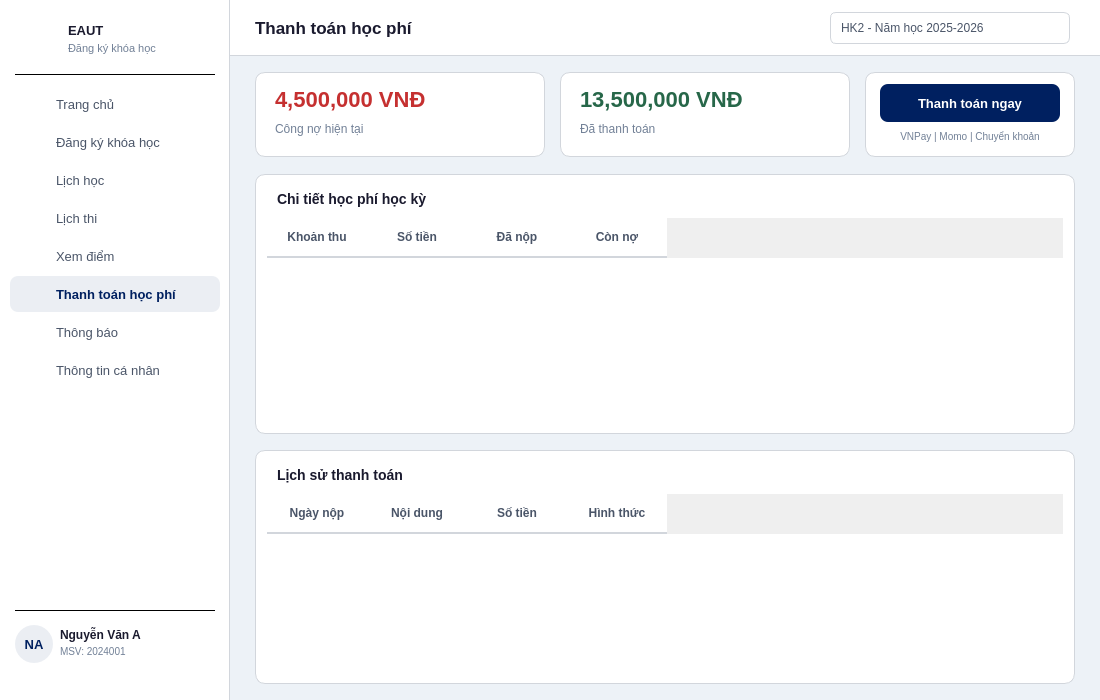
<?xml version="1.0" encoding="UTF-8"?>
<ui version="4.0">
 <class>Tuition</class>
 <widget class="QWidget" name="Tuition">
  <property name="geometry"><rect><x>0</x><y>0</y><width>1100</width><height>700</height></rect></property>
  <property name="minimumSize"><size><width>1100</width><height>700</height></size></property>
  <property name="windowTitle"><string>EAUT - Thanh toán học phí</string></property>
  <property name="styleSheet"><string notr="true">QWidget#Tuition { background: #edf2f7; }</string></property>

  <!-- SIDEBAR -->
  <widget class="QFrame" name="sidebar">
   <property name="geometry"><rect><x>0</x><y>0</y><width>230</width><height>700</height></rect></property>
   <property name="styleSheet"><string notr="true">QFrame#sidebar { background: #ffffff; border-right: 1px solid #d2d6dc; }</string></property>
   <property name="frameShape"><enum>QFrame::NoFrame</enum></property>

   <widget class="QLabel" name="lblSidebarLogo"><property name="geometry"><rect><x>20</x><y>20</y><width>42</width><height>42</height></rect></property><property name="styleSheet"><string notr="true">background: transparent;</string></property><property name="text"><string/></property><property name="scaledContents"><bool>true</bool></property></widget>
   <widget class="QLabel" name="lblSidebarSchool"><property name="geometry"><rect><x>68</x><y>20</y><width>150</width><height>20</height></rect></property><property name="styleSheet"><string notr="true">color: #1a1a2e; font-size: 13px; font-weight: bold; background: transparent;</string></property><property name="text"><string>EAUT</string></property></widget>
   <widget class="QLabel" name="lblSidebarSub"><property name="geometry"><rect><x>68</x><y>40</y><width>150</width><height>16</height></rect></property><property name="styleSheet"><string notr="true">color: #718096; font-size: 11px; background: transparent;</string></property><property name="text"><string>Đăng ký khóa học</string></property></widget>
   <widget class="QFrame" name="sepTop"><property name="geometry"><rect><x>15</x><y>74</y><width>200</width><height>1</height></rect></property><property name="styleSheet"><string notr="true">background: #d2d6dc;</string></property><property name="frameShape"><enum>QFrame::HLine</enum></property></widget>

   <widget class="QPushButton" name="btnHome"><property name="geometry"><rect><x>10</x><y>86</y><width>210</width><height>36</height></rect></property><property name="styleSheet"><string notr="true">QPushButton { background: transparent; color: #4a5568; border: none; border-radius: 8px; text-align: left; padding-left: 46px; font-size: 13px; } QPushButton:hover { background: #edf2f7; }</string></property><property name="text"><string>Trang chủ</string></property><property name="cursor"><cursorShape>PointingHandCursor</cursorShape></property></widget>
   <widget class="QLabel" name="iconHome"><property name="geometry"><rect><x>24</x><y>94</y><width>18</width><height>18</height></rect></property><property name="styleSheet"><string notr="true">background: transparent;</string></property><property name="text"><string/></property><property name="scaledContents"><bool>true</bool></property></widget>

   <widget class="QPushButton" name="btnRegister"><property name="geometry"><rect><x>10</x><y>124</y><width>210</width><height>36</height></rect></property><property name="styleSheet"><string notr="true">QPushButton { background: transparent; color: #4a5568; border: none; border-radius: 8px; text-align: left; padding-left: 46px; font-size: 13px; } QPushButton:hover { background: #edf2f7; }</string></property><property name="text"><string>Đăng ký khóa học</string></property><property name="cursor"><cursorShape>PointingHandCursor</cursorShape></property></widget>
   <widget class="QLabel" name="iconRegister"><property name="geometry"><rect><x>24</x><y>132</y><width>18</width><height>18</height></rect></property><property name="styleSheet"><string notr="true">background: transparent;</string></property><property name="text"><string/></property><property name="scaledContents"><bool>true</bool></property></widget>

   <widget class="QPushButton" name="btnSchedule"><property name="geometry"><rect><x>10</x><y>162</y><width>210</width><height>36</height></rect></property><property name="styleSheet"><string notr="true">QPushButton { background: transparent; color: #4a5568; border: none; border-radius: 8px; text-align: left; padding-left: 46px; font-size: 13px; } QPushButton:hover { background: #edf2f7; }</string></property><property name="text"><string>Lịch học</string></property><property name="cursor"><cursorShape>PointingHandCursor</cursorShape></property></widget>
   <widget class="QLabel" name="iconSchedule"><property name="geometry"><rect><x>24</x><y>170</y><width>18</width><height>18</height></rect></property><property name="styleSheet"><string notr="true">background: transparent;</string></property><property name="text"><string/></property><property name="scaledContents"><bool>true</bool></property></widget>

   <widget class="QPushButton" name="btnExam"><property name="geometry"><rect><x>10</x><y>200</y><width>210</width><height>36</height></rect></property><property name="styleSheet"><string notr="true">QPushButton { background: transparent; color: #4a5568; border: none; border-radius: 8px; text-align: left; padding-left: 46px; font-size: 13px; } QPushButton:hover { background: #edf2f7; }</string></property><property name="text"><string>Lịch thi</string></property><property name="cursor"><cursorShape>PointingHandCursor</cursorShape></property></widget>
   <widget class="QLabel" name="iconExam"><property name="geometry"><rect><x>24</x><y>208</y><width>18</width><height>18</height></rect></property><property name="styleSheet"><string notr="true">background: transparent;</string></property><property name="text"><string/></property><property name="scaledContents"><bool>true</bool></property></widget>

   <widget class="QPushButton" name="btnGrades"><property name="geometry"><rect><x>10</x><y>238</y><width>210</width><height>36</height></rect></property><property name="styleSheet"><string notr="true">QPushButton { background: transparent; color: #4a5568; border: none; border-radius: 8px; text-align: left; padding-left: 46px; font-size: 13px; } QPushButton:hover { background: #edf2f7; }</string></property><property name="text"><string>Xem điểm</string></property><property name="cursor"><cursorShape>PointingHandCursor</cursorShape></property></widget>
   <widget class="QLabel" name="iconGrades"><property name="geometry"><rect><x>24</x><y>246</y><width>18</width><height>18</height></rect></property><property name="styleSheet"><string notr="true">background: transparent;</string></property><property name="text"><string/></property><property name="scaledContents"><bool>true</bool></property></widget>

   <widget class="QPushButton" name="btnTuition"><property name="geometry"><rect><x>10</x><y>276</y><width>210</width><height>36</height></rect></property><property name="styleSheet"><string notr="true">QPushButton { background: rgba(0,32,96,0.08); color: #002060; border: none; border-radius: 8px; text-align: left; padding-left: 46px; font-size: 13px; font-weight: bold; }</string></property><property name="text"><string>Thanh toán học phí</string></property><property name="cursor"><cursorShape>PointingHandCursor</cursorShape></property></widget>
   <widget class="QLabel" name="iconTuition"><property name="geometry"><rect><x>24</x><y>284</y><width>18</width><height>18</height></rect></property><property name="styleSheet"><string notr="true">background: transparent;</string></property><property name="text"><string/></property><property name="scaledContents"><bool>true</bool></property></widget>

   <widget class="QPushButton" name="btnNotice"><property name="geometry"><rect><x>10</x><y>314</y><width>210</width><height>36</height></rect></property><property name="styleSheet"><string notr="true">QPushButton { background: transparent; color: #4a5568; border: none; border-radius: 8px; text-align: left; padding-left: 46px; font-size: 13px; } QPushButton:hover { background: #edf2f7; }</string></property><property name="text"><string>Thông báo</string></property><property name="cursor"><cursorShape>PointingHandCursor</cursorShape></property></widget>
   <widget class="QLabel" name="iconNotice"><property name="geometry"><rect><x>24</x><y>322</y><width>18</width><height>18</height></rect></property><property name="styleSheet"><string notr="true">background: transparent;</string></property><property name="text"><string/></property><property name="scaledContents"><bool>true</bool></property></widget>

   <widget class="QPushButton" name="btnProfile"><property name="geometry"><rect><x>10</x><y>352</y><width>210</width><height>36</height></rect></property><property name="styleSheet"><string notr="true">QPushButton { background: transparent; color: #4a5568; border: none; border-radius: 8px; text-align: left; padding-left: 46px; font-size: 13px; } QPushButton:hover { background: #edf2f7; }</string></property><property name="text"><string>Thông tin cá nhân</string></property><property name="cursor"><cursorShape>PointingHandCursor</cursorShape></property></widget>
   <widget class="QLabel" name="iconProfile"><property name="geometry"><rect><x>24</x><y>360</y><width>18</width><height>18</height></rect></property><property name="styleSheet"><string notr="true">background: transparent;</string></property><property name="text"><string/></property><property name="scaledContents"><bool>true</bool></property></widget>

   <widget class="QFrame" name="sepBottom"><property name="geometry"><rect><x>15</x><y>610</y><width>200</width><height>1</height></rect></property><property name="styleSheet"><string notr="true">background: #d2d6dc;</string></property><property name="frameShape"><enum>QFrame::HLine</enum></property></widget>
   <widget class="QLabel" name="lblAvatar"><property name="geometry"><rect><x>15</x><y>625</y><width>38</width><height>38</height></rect></property><property name="styleSheet"><string notr="true">background: rgba(0,32,96,0.08); border-radius: 19px; color: #002060; font-size: 13px; font-weight: bold;</string></property><property name="text"><string>NA</string></property><property name="alignment"><set>Qt::AlignCenter</set></property></widget>
   <widget class="QLabel" name="lblStudentName"><property name="geometry"><rect><x>60</x><y>626</y><width>110</width><height>17</height></rect></property><property name="styleSheet"><string notr="true">color: #1a1a2e; font-size: 12px; font-weight: bold; background: transparent;</string></property><property name="text"><string>Nguyễn Văn A</string></property></widget>
   <widget class="QLabel" name="lblStudentId"><property name="geometry"><rect><x>60</x><y>644</y><width>110</width><height>15</height></rect></property><property name="styleSheet"><string notr="true">color: #718096; font-size: 10px; background: transparent;</string></property><property name="text"><string>MSV: 2024001</string></property></widget>
   <widget class="QLabel" name="iconLogout"><property name="geometry"><rect><x>191</x><y>635</y><width>18</width><height>18</height></rect></property><property name="styleSheet"><string notr="true">background: transparent;</string></property><property name="text"><string/></property><property name="scaledContents"><bool>true</bool></property></widget>
   <widget class="QPushButton" name="btnLogout"><property name="geometry"><rect><x>183</x><y>627</y><width>34</width><height>34</height></rect></property><property name="styleSheet"><string notr="true">QPushButton { background: transparent; border: none; } QPushButton:hover { background: #fce8e6; border-radius: 8px; }</string></property><property name="text"><string/></property><property name="cursor"><cursorShape>PointingHandCursor</cursorShape></property><property name="toolTip"><string>Đăng xuất</string></property></widget>
  </widget>

  <!-- CONTENT -->
  <widget class="QFrame" name="contentArea">
   <property name="geometry"><rect><x>230</x><y>0</y><width>870</width><height>700</height></rect></property>
   <property name="styleSheet"><string notr="true">QFrame#contentArea { background: #edf2f7; border: none; }</string></property>
   <property name="frameShape"><enum>QFrame::NoFrame</enum></property>

   <widget class="QFrame" name="headerBar">
    <property name="geometry"><rect><x>0</x><y>0</y><width>870</width><height>56</height></rect></property>
    <property name="styleSheet"><string notr="true">QFrame#headerBar { background: white; border-bottom: 1px solid #d2d6dc; }</string></property>
    <property name="frameShape"><enum>QFrame::NoFrame</enum></property>
    <widget class="QLabel" name="lblPageTitle"><property name="geometry"><rect><x>25</x><y>0</y><width>300</width><height>56</height></rect></property><property name="styleSheet"><string notr="true">color: #1a1a2e; font-size: 17px; font-weight: bold; background: transparent;</string></property><property name="text"><string>Thanh toán học phí</string></property><property name="alignment"><set>Qt::AlignLeft|Qt::AlignVCenter</set></property></widget>
    <widget name="cboSemester" class="QComboBox">
     <property name="geometry"><rect><x>600</x><y>12</y><width>240</width><height>32</height></rect></property>
     <property name="styleSheet"><string notr="true">QComboBox { border: 1px solid #d2d6dc; border-radius: 6px; padding: 5px 10px; font-size: 12px; background: white; color: #4a5568; } QComboBox::drop-down { border: none; }</string></property>
     <item><property name="text"><string>HK2 - Năm học 2025-2026</string></property></item>
     <item><property name="text"><string>HK1 - Năm học 2025-2026</string></property></item>
    </widget>
   </widget>

   <!-- Tong cong no -->
   <widget class="QFrame" name="debtCard">
    <property name="geometry"><rect><x>25</x><y>72</y><width>290</width><height>85</height></rect></property>
    <property name="styleSheet"><string notr="true">QFrame#debtCard { background: white; border: 1px solid #d2d6dc; border-radius: 10px; }</string></property>
    <property name="frameShape"><enum>QFrame::NoFrame</enum></property>
    <widget class="QLabel" name="lblDebt"><property name="geometry"><rect><x>20</x><y>12</y><width>250</width><height>30</height></rect></property><property name="styleSheet"><string notr="true">color: #c53030; font-size: 22px; font-weight: bold; background: transparent;</string></property><property name="text"><string>4,500,000 VNĐ</string></property></widget>
    <widget class="QLabel" name="lblDebtLabel"><property name="geometry"><rect><x>20</x><y>48</y><width>200</width><height>18</height></rect></property><property name="styleSheet"><string notr="true">color: #718096; font-size: 12px; background: transparent;</string></property><property name="text"><string>Công nợ hiện tại</string></property></widget>
   </widget>

   <widget class="QFrame" name="paidCard">
    <property name="geometry"><rect><x>330</x><y>72</y><width>290</width><height>85</height></rect></property>
    <property name="styleSheet"><string notr="true">QFrame#paidCard { background: white; border: 1px solid #d2d6dc; border-radius: 10px; }</string></property>
    <property name="frameShape"><enum>QFrame::NoFrame</enum></property>
    <widget class="QLabel" name="lblPaid"><property name="geometry"><rect><x>20</x><y>12</y><width>250</width><height>30</height></rect></property><property name="styleSheet"><string notr="true">color: #276749; font-size: 22px; font-weight: bold; background: transparent;</string></property><property name="text"><string>13,500,000 VNĐ</string></property></widget>
    <widget class="QLabel" name="lblPaidLabel"><property name="geometry"><rect><x>20</x><y>48</y><width>200</width><height>18</height></rect></property><property name="styleSheet"><string notr="true">color: #718096; font-size: 12px; background: transparent;</string></property><property name="text"><string>Đã thanh toán</string></property></widget>
   </widget>

   <!-- Nut thanh toan -->
   <widget class="QFrame" name="payFrame">
    <property name="geometry"><rect><x>635</x><y>72</y><width>210</width><height>85</height></rect></property>
    <property name="styleSheet"><string notr="true">QFrame#payFrame { background: white; border: 1px solid #d2d6dc; border-radius: 10px; }</string></property>
    <property name="frameShape"><enum>QFrame::NoFrame</enum></property>
    <widget class="QPushButton" name="btnPayNow">
     <property name="geometry"><rect><x>15</x><y>12</y><width>180</width><height>38</height></rect></property>
     <property name="styleSheet"><string notr="true">QPushButton { background: #002060; color: white; border: none; border-radius: 8px; font-size: 13px; font-weight: bold; } QPushButton:hover { background: #1a3a6c; }</string></property>
     <property name="text"><string>Thanh toán ngay</string></property>
     <property name="cursor"><cursorShape>PointingHandCursor</cursorShape></property>
    </widget>
    <widget class="QLabel" name="lblPayMethod">
     <property name="geometry"><rect><x>15</x><y>56</y><width>180</width><height>16</height></rect></property>
     <property name="styleSheet"><string notr="true">color: #718096; font-size: 10px; background: transparent;</string></property>
     <property name="text"><string>VNPay | Momo | Chuyển khoản</string></property>
     <property name="alignment"><set>Qt::AlignCenter</set></property>
    </widget>
   </widget>

   <!-- Chi tiet hoc phi -->
   <widget class="QFrame" name="detailFrame">
    <property name="geometry"><rect><x>25</x><y>174</y><width>820</width><height>260</height></rect></property>
    <property name="styleSheet"><string notr="true">QFrame#detailFrame { background: white; border: 1px solid #d2d6dc; border-radius: 10px; }</string></property>
    <property name="frameShape"><enum>QFrame::NoFrame</enum></property>

    <widget class="QLabel" name="lblDetailTitle"><property name="geometry"><rect><x>22</x><y>14</y><width>300</width><height>22</height></rect></property><property name="styleSheet"><string notr="true">color: #1a1a2e; font-size: 14px; font-weight: bold; background: transparent;</string></property><property name="text"><string>Chi tiết học phí học kỳ</string></property></widget>

    <widget class="QTableWidget" name="tblDetail">
     <property name="geometry"><rect><x>12</x><y>44</y><width>796</width><height>200</height></rect></property>
     <property name="styleSheet">
      <string notr="true">
       QTableWidget { border: none; font-size: 12px; background: white; alternate-background-color: #f7fafc; selection-background-color: rgba(0,32,96,0.08); }
       QTableWidget::item { padding: 10px 8px; border-bottom: 1px solid #edf2f7; }
       QHeaderView::section { background: white; color: #4a5568; font-weight: bold; padding: 10px 8px; border: none; border-bottom: 2px solid #d2d6dc; font-size: 12px; }
      </string>
     </property>
     <property name="alternatingRowColors"><bool>true</bool></property>
     <property name="selectionBehavior"><enum>QAbstractItemView::SelectRows</enum></property>
     <property name="editTriggers"><set>QAbstractItemView::NoEditTriggers</set></property>
     <property name="showGrid"><bool>false</bool></property>
     <property name="columnCount"><number>4</number></property>
     <column><property name="text"><string>Khoản thu</string></property></column>
     <column><property name="text"><string>Số tiền</string></property></column>
     <column><property name="text"><string>Đã nộp</string></property></column>
     <column><property name="text"><string>Còn nợ</string></property></column>
    </widget>
   </widget>

   <!-- Lich su thanh toan -->
   <widget class="QFrame" name="historyFrame">
    <property name="geometry"><rect><x>25</x><y>450</y><width>820</width><height>234</height></rect></property>
    <property name="styleSheet"><string notr="true">QFrame#historyFrame { background: white; border: 1px solid #d2d6dc; border-radius: 10px; }</string></property>
    <property name="frameShape"><enum>QFrame::NoFrame</enum></property>

    <widget class="QLabel" name="lblHistoryTitle"><property name="geometry"><rect><x>22</x><y>14</y><width>300</width><height>22</height></rect></property><property name="styleSheet"><string notr="true">color: #1a1a2e; font-size: 14px; font-weight: bold; background: transparent;</string></property><property name="text"><string>Lịch sử thanh toán</string></property></widget>

    <widget class="QTableWidget" name="tblHistory">
     <property name="geometry"><rect><x>12</x><y>44</y><width>796</width><height>178</height></rect></property>
     <property name="styleSheet">
      <string notr="true">
       QTableWidget { border: none; font-size: 12px; background: white; alternate-background-color: #f7fafc; selection-background-color: rgba(0,32,96,0.08); }
       QTableWidget::item { padding: 10px 8px; border-bottom: 1px solid #edf2f7; }
       QHeaderView::section { background: white; color: #4a5568; font-weight: bold; padding: 10px 8px; border: none; border-bottom: 2px solid #d2d6dc; font-size: 12px; }
      </string>
     </property>
     <property name="alternatingRowColors"><bool>true</bool></property>
     <property name="selectionBehavior"><enum>QAbstractItemView::SelectRows</enum></property>
     <property name="editTriggers"><set>QAbstractItemView::NoEditTriggers</set></property>
     <property name="showGrid"><bool>false</bool></property>
     <property name="columnCount"><number>4</number></property>
     <column><property name="text"><string>Ngày nộp</string></property></column>
     <column><property name="text"><string>Nội dung</string></property></column>
     <column><property name="text"><string>Số tiền</string></property></column>
     <column><property name="text"><string>Hình thức</string></property></column>
    </widget>
   </widget>
  </widget>
 </widget>
 <resources/>
 <connections/>
</ui>
